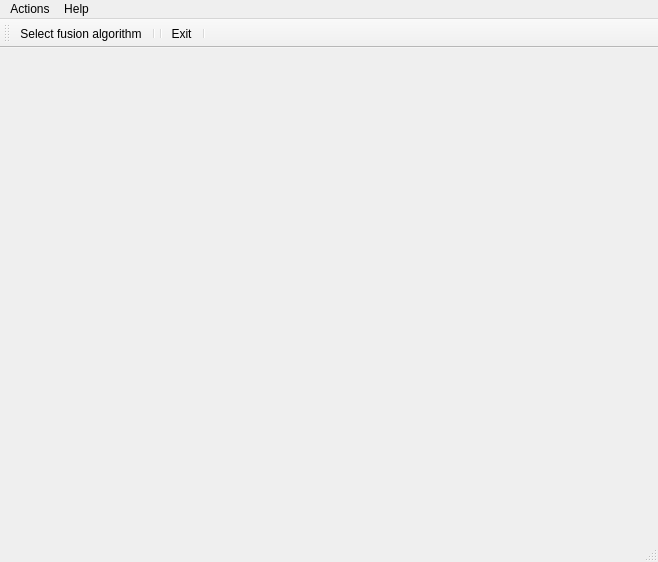
<?xml version="1.0" encoding="UTF-8"?>
<ui version="4.0">
 <class>RTHostIMUClass</class>
 <widget class="QMainWindow" name="RTHostIMUClass">
  <property name="geometry">
   <rect>
    <x>0</x>
    <y>0</y>
    <width>658</width>
    <height>562</height>
   </rect>
  </property>
  <property name="minimumSize">
   <size>
    <width>0</width>
    <height>0</height>
   </size>
  </property>
  <property name="windowTitle">
   <string>RTHostIMU</string>
  </property>
  <widget class="QWidget" name="centralWidget">
   <property name="minimumSize">
    <size>
     <width>400</width>
     <height>300</height>
    </size>
   </property>
  </widget>
  <widget class="QMenuBar" name="menuBar">
   <property name="geometry">
    <rect>
     <x>0</x>
     <y>0</y>
     <width>658</width>
     <height>21</height>
    </rect>
   </property>
   <widget class="QMenu" name="menuHelp">
    <property name="title">
     <string>Help</string>
    </property>
    <addaction name="actionAbout"/>
   </widget>
   <widget class="QMenu" name="menuActions">
    <property name="title">
     <string>Actions</string>
    </property>
    <addaction name="actionSelectFusionAlgorithm"/>
    <addaction name="actionExit"/>
   </widget>
   <addaction name="menuActions"/>
   <addaction name="menuHelp"/>
  </widget>
  <widget class="QStatusBar" name="statusBar"/>
  <widget class="QToolBar" name="toolBar">
   <property name="windowTitle">
    <string>toolBar</string>
   </property>
   <attribute name="toolBarArea">
    <enum>TopToolBarArea</enum>
   </attribute>
   <attribute name="toolBarBreak">
    <bool>false</bool>
   </attribute>
   <addaction name="actionSelectFusionAlgorithm"/>
   <addaction name="separator"/>
   <addaction name="separator"/>
   <addaction name="actionExit"/>
   <addaction name="separator"/>
  </widget>
  <action name="actionStartCapture">
   <property name="text">
    <string>Start Capture</string>
   </property>
   <property name="iconText">
    <string>Start</string>
   </property>
   <property name="toolTip">
    <string>Start video capture</string>
   </property>
   <property name="iconVisibleInMenu">
    <bool>false</bool>
   </property>
  </action>
  <action name="actionStopCapture">
   <property name="text">
    <string>Stop Capture</string>
   </property>
   <property name="iconText">
    <string>Stop</string>
   </property>
   <property name="toolTip">
    <string>Stop video capture</string>
   </property>
   <property name="iconVisibleInMenu">
    <bool>false</bool>
   </property>
  </action>
  <action name="actionScaleImage">
   <property name="checkable">
    <bool>true</bool>
   </property>
   <property name="checked">
    <bool>true</bool>
   </property>
   <property name="text">
    <string>Scale Image</string>
   </property>
   <property name="iconVisibleInMenu">
    <bool>false</bool>
   </property>
  </action>
  <action name="actionAbout">
   <property name="text">
    <string>About</string>
   </property>
  </action>
  <action name="actionBasicSetup">
   <property name="text">
    <string>Basic setup</string>
   </property>
  </action>
  <action name="actionConfigureCamera">
   <property name="text">
    <string>Camera setup</string>
   </property>
   <property name="iconText">
    <string>Camera</string>
   </property>
   <property name="menuRole">
    <enum>QAction::TextHeuristicRole</enum>
   </property>
  </action>
  <action name="actionConfigureStreams">
   <property name="text">
    <string>Streams setup</string>
   </property>
   <property name="iconText">
    <string>Streams</string>
   </property>
  </action>
  <action name="actionExit">
   <property name="text">
    <string>Exit</string>
   </property>
  </action>
  <action name="actionConfigureMotion">
   <property name="text">
    <string>Motion detection setup</string>
   </property>
   <property name="iconText">
    <string>Motion</string>
   </property>
  </action>
  <action name="actionConfigureAudio">
   <property name="text">
    <string>Audio setup</string>
   </property>
   <property name="iconText">
    <string>Audio</string>
   </property>
  </action>
  <action name="actionCalibrateCompass">
   <property name="text">
    <string>Calibrate compass</string>
   </property>
  </action>
  <action name="actionSelectIMU">
   <property name="text">
    <string>Select IMU</string>
   </property>
  </action>
  <action name="actionSelectFusionAlgorithm">
   <property name="text">
    <string>Select fusion algorithm</string>
   </property>
  </action>
 </widget>
 <layoutdefault spacing="6" margin="11"/>
 <resources/>
 <connections/>
</ui>
